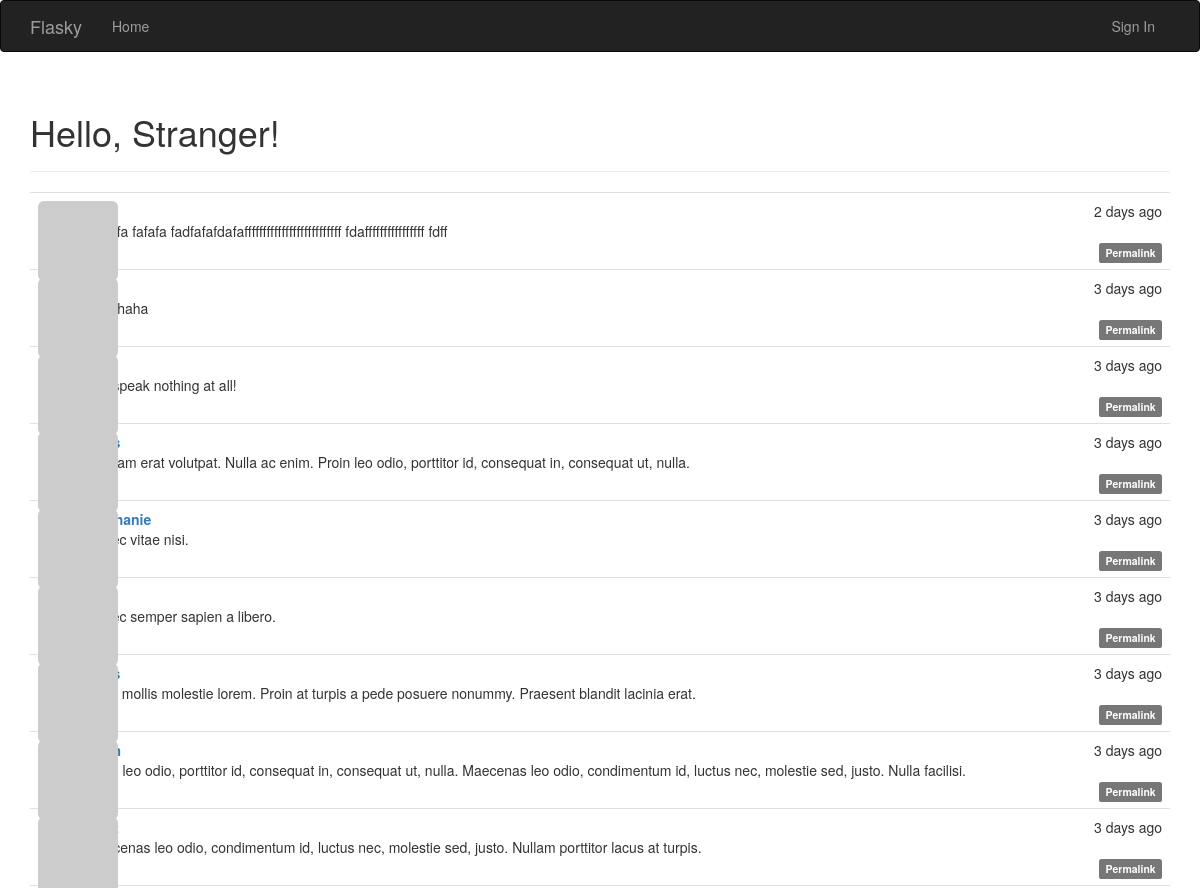
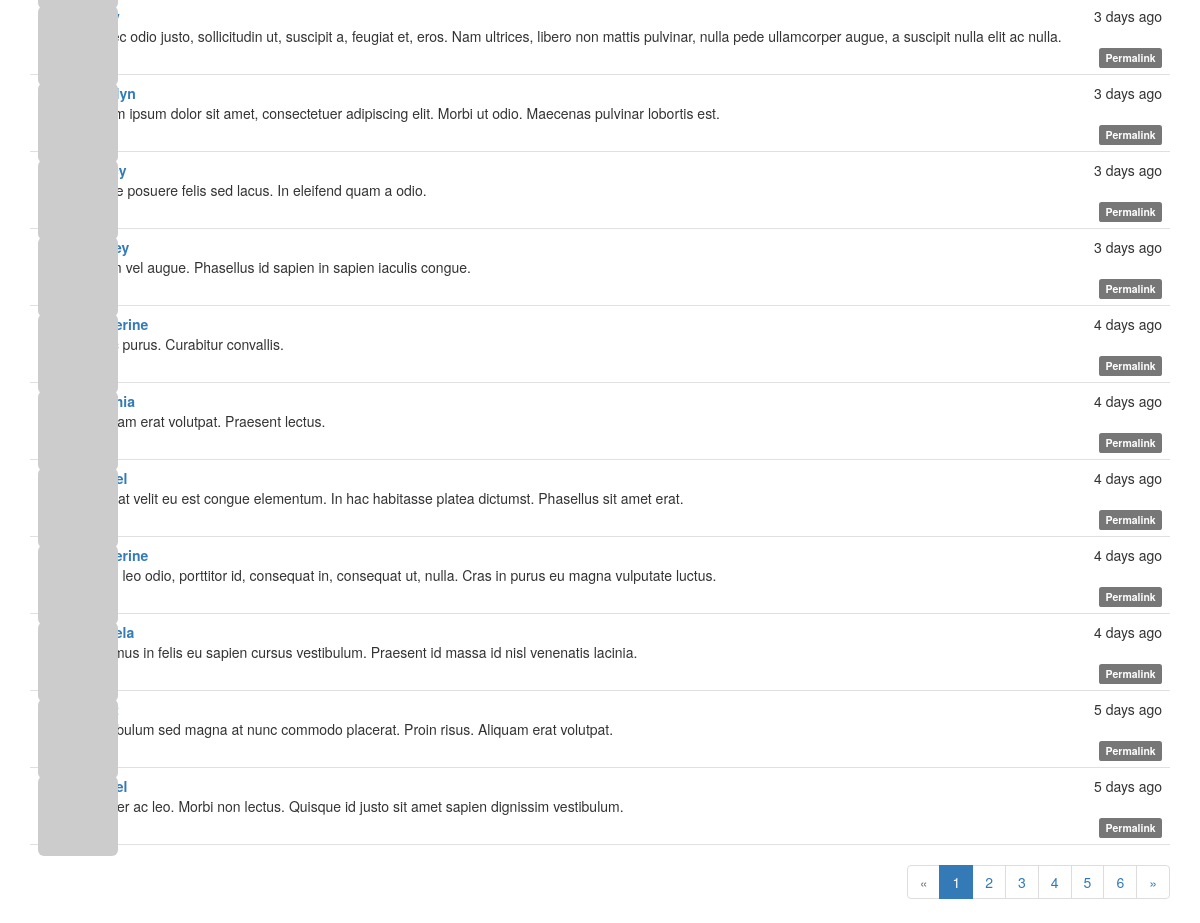
The page / on the database its author committed (2 pictures, top to bottom).
### app/models.py (models this page shows, shortened)
class Post(db.Model):
    __tablename__ = 'posts'
    id = db.Column(db.Integer, primary_key=True)
    body = db.Column(db.Text)
    timestamp = db.Column(db.DateTime, index=True, default=datetime.utcnow)
    author_id = db.Column(db.Integer, db.ForeignKey('users.id'))
    body_html = db.Column(db.Text)

class User(UserMixin, db.Model):
    __tablename__ = 'users'
    id = db.Column(db.Integer, primary_key=True)
    email = db.Column(db.String(64), unique=True, index=True)
    username = db.Column(db.String(64), unique=True, index=True)
    password_hash = db.Column(db.String(128))
    role_id = db.Column(db.Integer, db.ForeignKey('roles.id'))
    confirmed = db.Column(db.Boolean, default=False)
    name = db.Column(db.String(64))
    location = db.Column(db.String(64))
    about_me = db.Column(db.Text())
    member_since = db.Column(db.DateTime(), default=datetime.utcnow)
    last_seen = db.Column(db.DateTime(), default=datetime.utcnow)
    avatar_hash = db.Column(db.String(32))
    posts = db.relationship('Post', backref='author', lazy='dynamic')
    followed = db.relationship('Follow',
                               foreign_keys=[Follow.follower_id],
                               backref=db.backref('follower', lazy='joined'),
                               lazy='dynamic',
                               cascade='all, delete-orphan')
    followers = db.relationship('Follow',
                                foreign_keys=[Follow.followed_id],
                                backref=db.backref('followed', lazy='joined'),
                                lazy='dynamic',
                                cascade='all, delete-orphan')
    @property
    def password(self):
        raise AttributeError('password is not a readable attribute')
    def gravatar(self, size=100, default='identicon', rating='g'):
        if request.is_secure:
            url = 'https://secure.gravatar.com/avatar'
        else:
            url = 'http://www.gravatar.com/avatar'
        hash = self.avatar_hash or hashlib.md5(self.email.encode('utf-8')).hexdigest()
        return '{url}/{hash}?s={size}&d={default}&r={rating}'.format(
            url=url, hash=hash, size=size, default=default, rating=rating)

### app/main/views.py (the view)
@main.route('/', methods=['GET', 'POST'])
def index():
    form = PostForm()
    if current_user.can(Permission.WRITE_ARTICLES) and \
        form.validate_on_submit():
        post = Post(body=form.body.data,
                    author=current_user._get_current_object())
        db.session.add(post)
        return redirect(url_for('.index'))
    page = request.args.get('page', 1, type=int)
    pagination = Post.query.order_by(Post.timestamp.desc()).paginate(
        page, per_page=current_app.config['FLASKY_POSTS_PER_PAGE'],
        error_out=False)
    posts = pagination.items
    return render_template('index.html', form=form, posts=posts,
                           pagination=pagination)

### app/auth/views.py (called while the page is built)
@auth.before_app_request
def before_request():
    if current_user.is_authenticated:
        current_user.ping()
        if not current_user.confirmed \
            and request.endpoint \
            and request.endpoint[:5] != 'auth.' \
            and request.endpoint != 'static':
            return redirect(url_for('auth.unconfirmed'))

### app/main/__init__.py (called while the page is built)
@main.app_context_processor
def inject_permission():
    return dict(Permission=Permission)

### app/models.py (called while the page is built)
    def can(self, permissions):
        return False

    def is_administrator(self):
        return False

### app/templates/index.html (shortened to what this page needs)
{% extends "base.html" %}
{% import "bootstrap/wtf.html" as wtf %}
{% import "_macros.html" as macro %}
{% block page_content %}
<div class="page-header">
    <h1>Hello, {% if current_user.is_authenticated %}{{ current_user.username }}{% else %}Stranger{% endif %}!</h1>
</div>
{% include '_posts.html' %}
<div class="pagination">
    {{ macro.pagination_widget(pagination, '.index') }}
</div>
{% endblock %}

### app/templates/_posts.html (shortened to what this page needs)
<ul class="posts">
    {% for post in posts %}
    <li class="post">
        <div class="post-thumbnail">
            <a href="{{ url_for('.user', username=post.author.username) }}">
                <img class="img-rounded profile-thumbnail"
                     src="{{ post.author.gravatar(size=40) }}">
            </a>
        </div>
        <div class="post-content">
            <div class="post-date">{{ moment(post.timestamp).fromNow() }}</div>
            <div class="post-author">
                <a href="{{ url_for('.user', username=post.author.username) }}">
                    {{ post.author.username }}
                </a>
            </div>
            <div class="post-body">{{ post.body }}</div>
            <div class="post-footer">
                <a href="{{ url_for('.post', id=post.id) }}">
                    <span class="label label-default">Permalink</span>
                </a>
            </div>
        </div>
    </li>
    {% endfor %}
</ul>

### app/static/styles.css (style rules this page uses)
.profile-thumbnail { position: absolute; }
ul.posts { list-style-type: none; padding: 0px; margin: 16px 0px 0px 0px; border-top: 1px solid #e0e0e0; }
ul.posts li.post { padding: 8px; border-bottom: 1px solid #e0e0e0; }
div.post-date { float: right; }
div.post-author { font-weight: bold; }
div.post-thumbnail { position: absolute; }
div.post-content { margin-left: 48px; min-height: 48px; }
div.post-footer { text-align: right; }
div.pagination { width: 100%; text-align: right; padding: 0px; margin: 0px; }

### rows shown on the page
Post: timestamp "2 days ago", body "dfafafa fafafa fadfafafdafaffffffffffffffffffffffffff fdaffffffffffffffff fdff"
Post: timestamp "3 days ago"
Post: timestamp "3 days ago", body "can speak nothing at all!"
Post: timestamp "3 days ago", body "Aliquam erat volutpat. Nulla ac enim. Proin leo odio, porttitor id, consequat in, consequat ut, nulla."
Post: timestamp "3 days ago", author.username "stephanie", body "Donec vitae nisi."
Post: timestamp "3 days ago", body "Donec semper sapien a libero."
Post: timestamp "3 days ago", body "Nulla mollis molestie lorem. Proin at turpis a pede posuere nonummy. Praesent blandit lacinia erat."
Post: timestamp "3 days ago", body "Proin leo odio, porttitor id, consequat in, consequat ut, nulla. Maecenas leo odio, condimentum id, luctus nec, molestie sed, justo. Nulla facilisi."
Post: timestamp "3 days ago", body "Maecenas leo odio, condimentum id, luctus nec, molestie sed, justo. Nullam porttitor lacus at turpis."
Post: timestamp "3 days ago", body "Donec odio justo, sollicitudin ut, suscipit a, feugiat et, eros. Nam ultrices, libero non mattis pulvinar, nulla pede ullamcorper augue, a suscipit nulla elit ac nulla."
Post: timestamp "3 days ago", body "Lorem ipsum dolor sit amet, consectetuer adipiscing elit. Morbi ut odio. Maecenas pulvinar lobortis est."
Post: timestamp "3 days ago", body "Fusce posuere felis sed lacus. In eleifend quam a odio."
Post: timestamp "3 days ago", body "Etiam vel augue. Phasellus id sapien in sapien iaculis congue."
Post: timestamp "4 days ago", body "Nunc purus. Curabitur convallis."
Post: timestamp "4 days ago", body "Aliquam erat volutpat. Praesent lectus."
Post: timestamp "4 days ago", body "Duis at velit eu est congue elementum. In hac habitasse platea dictumst. Phasellus sit amet erat."
Post: timestamp "4 days ago", body "Proin leo odio, porttitor id, consequat in, consequat ut, nulla. Cras in purus eu magna vulputate luctus."
Post: timestamp "4 days ago", body "Vivamus in felis eu sapien cursus vestibulum. Praesent id massa id nisl venenatis lacinia."
Post: timestamp "5 days ago", body "Vestibulum sed magna at nunc commodo placerat. Proin risus. Aliquam erat volutpat."
Post: timestamp "5 days ago", body "Integer ac leo. Morbi non lectus. Quisque id justo sit amet sapien dignissim vestibulum."

### other values the page prints
{{ p }} "1"
{{ p }} "2" "3" "4" "5" "6"
